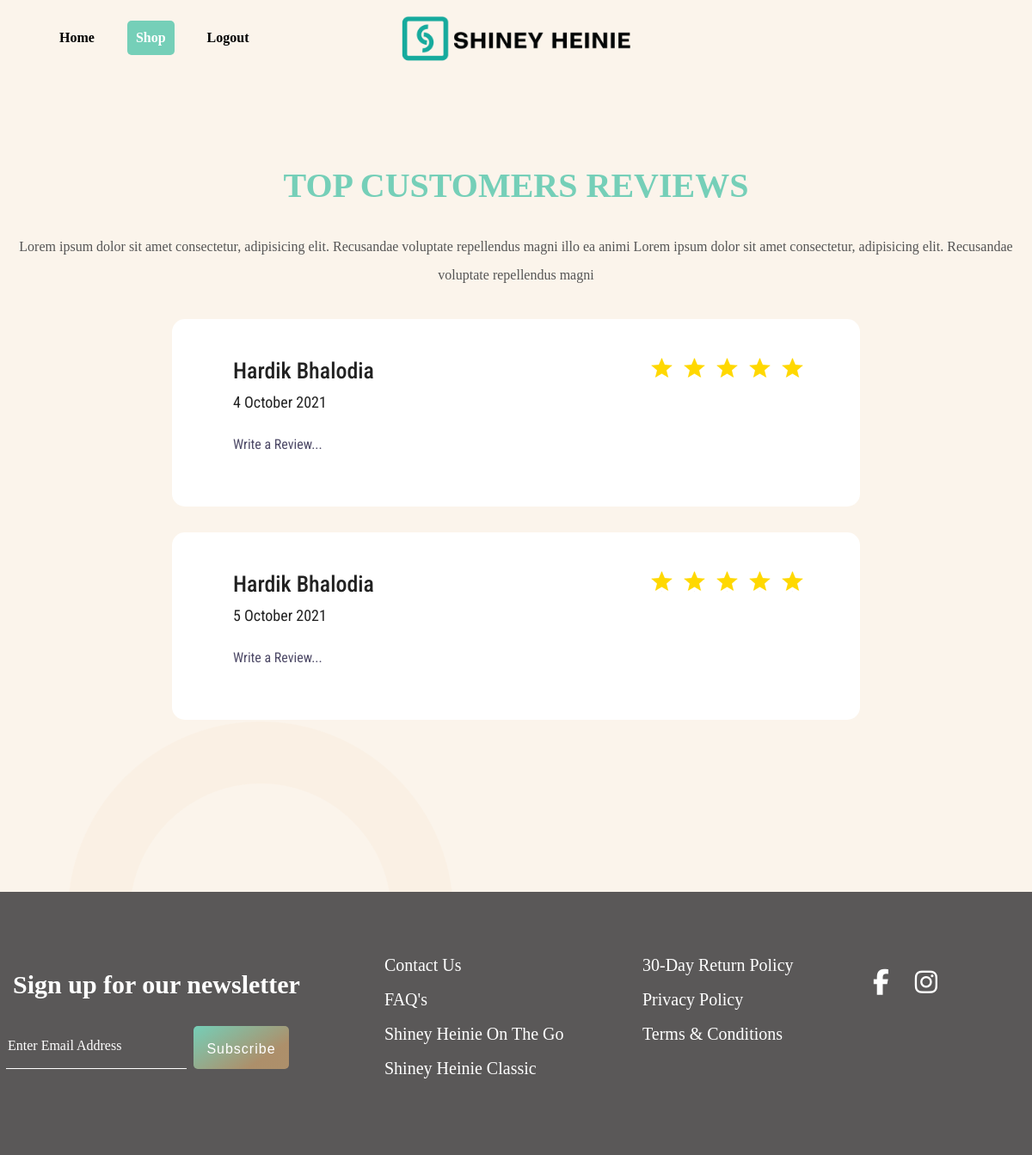
The app's page /view-onthego-reviews.php with its own data.
### tables this page shows
CREATE TABLE `onthego_review` (
  `id` int(11) NOT NULL,
  `name` varchar(100) NOT NULL,
  `user_id` varchar(100) NOT NULL,
  `rating` varchar(100) NOT NULL,
  `review_text` text NOT NULL,
  `timestamp` varchar(100) NOT NULL
);

### view-onthego-reviews.php (the view, shortened to what this page needs)
<?php
require("connection.php");
?>
<!DOCTYPE html>
<html>
<head>
   <link rel="stylesheet" href="./css/style-product.css" />
   <link rel="stylesheet" href="./css/style-main.css" />
   <link rel="stylesheet" href="./css/product-responsive.css" />
   <link href="https://cdn.jsdelivr.net/npm/bootstrap@5.1.1/dist/css/bootstrap.min.css" rel="stylesheet">
   <link rel='stylesheet' href='https://cdnjs.cloudflare.com/ajax/libs/Swiper/4.3.5/css/swiper.min.css'>
   <link href="review/css/animate.min.css" rel="stylesheet">
   <link href="review/css/bootstrap.min.css" rel="stylesheet">
   <link href="review/css/menu.css" rel="stylesheet">
   <link href="review/css/style.css" rel="stylesheet">
   <link href="review/css/responsive.css" rel="stylesheet">
   <link href="review/css/icon_fonts/css/all_icons_min.css" rel="stylesheet">
   <link href="review/css/skins/square/grey.css" rel="stylesheet">
   <link href="review/css/color_4.css" rel="stylesheet">
   <link href="review/css/date_time_picker.css" rel="stylesheet">
   <link href="review/css/custom.css" rel="stylesheet">
   <link href="review/css/animate.min.css" rel="stylesheet">
   <link href="review/css/bootstrap.min.css" rel="stylesheet">
   <link href="review/css/menu.css" rel="stylesheet">
   <link href="review/css/style.css" rel="stylesheet">
   <link href="review/css/responsive.css" rel="stylesheet">
   <link href="review/css/icon_fonts/css/all_icons_min.css" rel="stylesheet">
   <link href="review/css/skins/square/grey.css" rel="stylesheet">
   <link href="review/css/color_4.css" rel="stylesheet">
   <link href="review/css/date_time_picker.css" rel="stylesheet">
   <link href="review/css/custom.css" rel="stylesheet">
</head>
<body>
   <div class="main-wrapper">
      <div class="shiney-heini">
         <div class="container">
            <nav class="navbar navbar-expand-lg navbar-light mt-lg-3">
               <a class="navbar-brand" href="#">
                  <img src="./images/logo-shiny.png" />
               </a>
               <div class="collapse navbar-collapse" id="navbarSupportedContent">
                  <ul class="navbar-nav mb-2 mb-lg-0">
                     <li class="nav-item">
                        <a class="nav-link" aria-current="page" href="index.php">Home</a>
                     </li>
                     <li class="nav-item">
                        <a class="nav-link active" href="./checkout.php">Shop</a>
                     </li>
                     <?php
                     if(isset($_SESSION['email']))
                     {
                     ?>
                     <li class="nav-item">
                        <a class="nav-link" href="./login.php">Login</a>
                     </li>
                     <?php
                     }
                     else {
                       ?>
                       <li class="nav-item">
                        <a class="nav-link" href="./logout.php">Logout</a>
                     </li>
                       <?php
                     }
                     ?>
                  </ul>
               </div>
            </nav>
         </div>
      </div>
      <div class="benefits-section">
         <div class="container" id="container">
            <div class="row text-center">
               <div class="col-lg-12 col-sm-12 section-title">
                  <h1>TOP CUSTOMERS REVIEWS</h1>
               </div>
               <div class="col-lg-12 col-sm-12 section-desc">
                  <p>Lorem ipsum dolor sit amet consectetur, adipisicing elit. Recusandae voluptate repellendus magni illo ea animi Lorem ipsum dolor sit amet consectetur, adipisicing elit. Recusandae voluptate repellendus magni </p>
               </div>
            </div>
            <div id="load_box">
               <?php
               $result = $con->query("SELECT * from onthego_review");
               if (mysqli_num_rows($result) > 0) {
                  while ($row = mysqli_fetch_assoc($result)) {
                     $name = $row['name'];
                     $review = $row['review_text'];
                     $timestamp = $row['timestamp'];
                     $rating = $row['rating'];
                     if ($rating == '1') {
                        $check1 = "checked";
                        $check2 = "";
                        $check3 = "";
                        $check4 = "";
                        $check5 = "";
                     } else if ($rating == '2') {
                        $check1 = "checked";
                        $check2 = "checked";
                        $check3 = "";
                        $check4 = "";
                        $check5 = "";
                     } else if ($rating == '3') {
                        $check1 = "checked";
                        $check2 = "checked";
                        $check3 = "checked";
                        $check4 = "";
                        $check5 = "";
                     } else if ($rating == '4') {
                        $check1 = "checked";
                        $check2 = "checked";
                        $check3 = "checked";
                        $check4 = "checked";
                        $check5 = "";
                     } else if ($rating == '5') {
                        $check1 = "checked";
                        $check2 = "checked";
                        $check3 = "checked";
                        $check4 = "checked";
                        $check5 = "checked";
                     }
                     echo '
                  <main>
    <div id="form_container" >
        <div class="row" style="border-radius: 25px;">
            <div class="col-lg-12">
                <div id="wizard_container">
                    <form id="review-form" method="POST" action="submit-review-classic.php" style="font-family: "Gilroy-Regular;"">
                        <div id="middle-wizard" >
                        <span class="starClass">
                        <input type="radio" ' . $check5 . ' class="required rating-input"  value="5"><label for="rating-input-1-5" class="rating-star"></label>
                        <input type="radio" ' . $check4 . ' class="required rating-input"  value="4"><label for="rating-input-1-4" class="rating-star"></label>
                        <input type="radio" ' . $check3 . ' class="required rating-input"  value="3"><label for="rating-input-1-3" class="rating-star"></label>
                        <input type="radio" ' . $check2 . ' class="required rating-input"  value="2"><label for="rating-input-1-2" class="rating-star"></label>
                        <input type="radio"  ' . $check1 . ' class="required rating-input" value="1 "><label for="rating-input-1-1" class="rating-star"></label>
                                   </span>
                            <div class="step">
                                <h3 class="main_question" style="font-weight:500;font-family: "Gilroy-Regular";">' . $name . '</h3>
                                <div class="row">
                                    <div class="col-md-12" style="margin-top:-3%">
                                        <div class="form-group clearfix">
                                            <label class="rating_type" style="font-family: "Gilroy-Regular;"" >' . $timestamp . '</label>
                                        </div>
                                        <div class="blog-slider__text" style="font-family: "Gilroy-Regular;"">' . $review . '</div>
                                    </div>
                                </div>
                            </div>
                        </div>
                    </form>
                </div>
            </div>
        </div>
    </div>
</main>
                  ';
                  }
               } ?>
            </div>
               </div>
            </div>
<div style="margin-top: 120px;"> <?php require("footer.php")?></div>
</body>
</html>

### css/style-product.css (style rules this page uses)
body { background-color: #FBF4EB !important; }
.main-wrapper { background-image: url(../images/product-background.png); }
.navbar .navbar-brand { position: absolute; left: 50%; transform: translateX(-50%); }
.navbar .navbar-brand img { width: 300px; height: 72px; }
.navbar .collapse .navbar-nav .nav-item .nav-link { font-family: "Gilroy-Regular"; font-weight: 600; color: #000; }
.navbar .collapse .navbar-nav .nav-item { margin-right: 30px; }
.navbar .collapse .navbar-nav .nav-item .nav-link.active { background-color: #75CFB8; color: #fff; padding-left: 10px; padding-right: 10px; border-radius: 5px; }

### css/style-main.css (style rules this page uses)
body { background-color: #FBF4EB !important; overflow-x: hidden; }
.main-wrapper { background-image: url(../images/product-background.png); background-position: center; background-repeat: no-repeat; }
.navbar .navbar-brand { position: absolute; left: 50%; transform: translateX(-50%); }
.navbar .navbar-brand img { width: 300px; height: 72px; }
.navbar .collapse .navbar-nav .nav-item .nav-link { font-family: "Gilroy-Regular"; font-weight: 600; color: #000; }
.navbar .collapse .navbar-nav .nav-item { margin-right: 30px; }
.navbar .collapse .navbar-nav .nav-item .nav-link.active { background-color: #75CFB8; color: #fff; padding-left: 10px; padding-right: 10px; border-radius: 5px; }
.benefits-section { margin-top: 100px; margin-bottom: 200px; }
.benefits-section .container { max-width: 1340px; }
.benefits-section .section-title h1 { font-family: "Peace Sans"; font-family: 48px; color: #75CFB8; }
.benefits-section .section-desc p { font-family: "Gilroy-Regular"; font-weight: 400; font-size: 16px; line-height: 33px; margin-left: auto; margin-right: auto; margin-top: 20px; }
.benefits-section .container .section-desc { width: 800px; margin-left: auto; margin-right: auto; }

### review/css/menu.css (style rules this page uses)
*, *::after, *::before { -webkit-box-sizing: border-box; -moz-box-sizing: border-box; box-sizing: border-box; }
*::after, *::before { content: ''; }

### review/css/style.css (style rules this page uses)
html * { -webkit-font-smoothing: antialiased; -moz-osx-font-smoothing: grayscale; }
body { background: #e4edf2; font-size: 16px; line-height: 1.5; font-family: "Roboto Condensed", Arial, sans-serif; color: #555; }
h1, h2, h3, h4, h5, h6 { -webkit-font-smoothing: antialiased; color: #222; font-weight: 700; }
.h1, .h2, .h3, h1, h2, h3 { margin-top: 20px; margin-bottom: 10px; }
.h3, h3 { font-size: 24px; }
p { margin-bottom: 25px; }
a { color: #409fff; text-decoration: none; -webkit-transition: all 0.2s ease; transition: all 0.2s ease; outline: none; }
#form_container { background-color: #fff; width: 1000px; min-height: 460px; margin: 120px auto 30px; }
#wizard_container { position: relative; height: auto; }
h3.main_question { margin: 0 0 20px 0; padding: 0; font-weight: 400; font-size: 26px; }
#middle-wizard { padding: 45px 45px 30px 15px; padding-top: 45px; }
.rating_type { float: left; font-size: 18px; color: #0072bc; margin-top: 8px; font-weight: normal; }
.rating:hover .rating-star:hover, .rating:hover .rating-star:hover~.rating-star, .rating-input:checked~.rating-star { background-position: 0 0; }
.rating-star, .rating:hover .rating-star { cursor: pointer; float: right; display: block; width: 25px; height: 24px; background: url(../img/stars.png) 0 -23px; }
.form-group { position: relative; }
.form-group label { font-weight: 400; color: #222; }

### review/css/color_4.css (style rules this page uses)
a { color: #0073b9; }

### view-onthego-reviews.php (style rules this page uses)
.blog-slider__text { color: #4e4a67; margin-bottom: 30px; line-height: 1.5em; }
#form_container { width: 800px; border-radius: 15px; min-height: 200px; margin-top: 10px; }
#middle-wizard { margin-left: 7%; margin-right: 1%; }
.starClass { margin-top: -100px }

### records on screen
onthego_review: name "Hardik Bhalodia", timestamp "4 October 2021", review_text "Write a Review..."
onthego_review: name "Hardik Bhalodia", timestamp "5 October 2021", review_text "Write a Review..."
